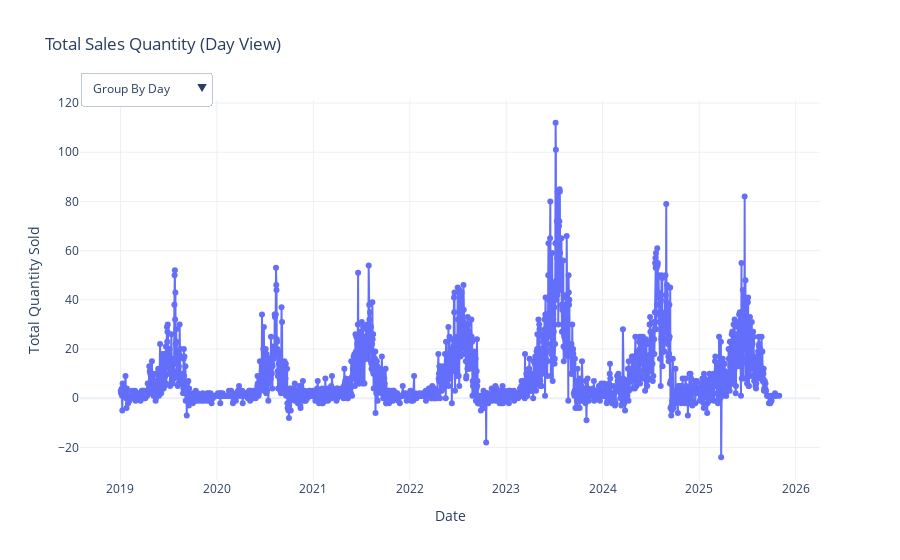

The code cell stored with this chart in its notebook:
### Code cell
# Visualize Data to Identify Patterns and Seasonality
plot_interactive_sales_dashboard(data)

### Figure 1 — Plotly figure (JSON) as saved in the notebook; plotly's stock layout.template omitted (floating-point values rounded to 4 significant figures; data arrays with more than 128 entries replaced by an {"elided": "..."} marker saying what was removed)
{"data": [{"line": {"width": 2}, "marker": {"size": 6}, "mode": "lines+markers", "name": "Day Sales", "type": "scatter", "visible": true, "x": {"elided": "1969 str values"}, "y": {"elided": "1969 float values"}}, {"line": {"width": 2}, "marker": {"size": 6}, "mode": "lines+markers", "name": "Month Sales", "type": "scatter", "visible": false, "x": ["2019-01-01T00:00:00", "2019-02-01T00:00:00", "2019-03-01T00:00:00", "2019-04-01T00:00:00", "2019-05-01T00:00:00", "2019-06-01T00:00:00", "2019-07-01T00:00:00", "2019-08-01T00:00:00", "2019-09-01T00:00:00", "2019-10-01T00:00:00", "2019-11-01T00:00:00", "2019-12-01T00:00:00", "2020-01-01T00:00:00", "2020-02-01T00:00:00", "2020-03-01T00:00:00", "2020-04-01T00:00:00", "2020-05-01T00:00:00", "2020-06-01T00:00:00", "2020-07-01T00:00:00", "2020-08-01T00:00:00", "2020-09-01T00:00:00", "2020-10-01T00:00:00", "2020-11-01T00:00:00", "2020-12-01T00:00:00", "2021-01-01T00:00:00", "2021-02-01T00:00:00", "2021-03-01T00:00:00", "2021-04-01T00:00:00", "2021-05-01T00:00:00", "2021-06-01T00:00:00", "2021-07-01T00:00:00", "2021-08-01T00:00:00", "2021-09-01T00:00:00", "2021-10-01T00:00:00", "2021-11-01T00:00:00", "2021-12-01T00:00:00", "2022-01-01T00:00:00", "2022-02-01T00:00:00", "2022-03-01T00:00:00", "2022-04-01T00:00:00", "2022-05-01T00:00:00", "2022-06-01T00:00:00", "2022-07-01T00:00:00", "2022-08-01T00:00:00", "2022-09-01T00:00:00", "2022-10-01T00:00:00", "2022-11-01T00:00:00", "2022-12-01T00:00:00", "2023-01-01T00:00:00", "2023-02-01T00:00:00", "2023-03-01T00:00:00", "2023-04-01T00:00:00", "2023-05-01T00:00:00", "2023-06-01T00:00:00", "2023-07-01T00:00:00", "2023-08-01T00:00:00", "2023-09-01T00:00:00", "2023-10-01T00:00:00", "2023-11-01T00:00:00", "2023-12-01T00:00:00", "2024-01-01T00:00:00", "2024-02-01T00:00:00", "2024-03-01T00:00:00", "2024-04-01T00:00:00", "2024-05-01T00:00:00", "2024-06-01T00:00:00", "2024-07-01T00:00:00", "2024-08-01T00:00:00", "2024-09-01T00:00:00", "2024-10-01T00:00:00", "2024-11-01T00:00:00", "2024-12-01T00:00:00", "2025-01-01T00:00:00", "2025-02-01T00:00:00", "2025-03-01T00:00:00", "2025-04-01T00:00:00", "2025-05-01T00:00:00", "2025-06-01T00:00:00", "2025-07-01T00:00:00", "2025-08-01T00:00:00", "2025-09-01T00:00:00", "2025-10-01T00:00:00"], "y": [31.0, 11.0, 25.0, 115.0, 178.0, 354.0, 568.0, 363.0, 37.0, 8.0, 7.0, 10.0, 16.0, 21.0, 15.0, 24.0, 37.0, 278.0, 354.0, 619.0, 225.0, 21.0, 29.0, 24.0, 32.0, 24.0, 49.0, 74.0, 157.0, 463.0, 655.0, 507.0, 187.0, 39.0, 13.0, 14.0, 20.0, 14.0, 40.0, 125.0, 336.0, 515.0, 808.0, 559.0, 111.0, -14.0, 30.0, 13.0, 16.0, 37.0, 149.0, 276.0, 560.0, 942.0, 1668.0, 966.0, 286.0, 59.0, 36.0, 40.0, 83.0, 53.0, 108.0, 256.0, 454.0, 500.0, 1050.0, 1022.0, 379.0, 41.0, 55.0, 58.0, 65.0, 110.0, 183.0, 202.0, 513.0, 816.0, 579.0, 426.0, 57.0, 6.0]}, {"line": {"width": 2}, "marker": {"size": 6}, "mode": "lines+markers", "name": "Year Sales", "type": "scatter", "visible": false, "x": ["2019-01-01T00:00:00", "2020-01-01T00:00:00", "2021-01-01T00:00:00", "2022-01-01T00:00:00", "2023-01-01T00:00:00", "2024-01-01T00:00:00", "2025-01-01T00:00:00"], "y": [1707.0, 1663.0, 2214.0, 2557.0, 5035.0, 4059.0, 2957.0]}], "layout": {"title": {"text": "Total Sales Quantity (Day View)"}, "updatemenus": [{"active": 0, "buttons": [{"args": [{"visible": [true, false, false]}, {"title": "Total Sales Quantity (Day View)"}], "label": "Group By Day", "method": "update"}, {"args": [{"visible": [false, true, false]}, {"title": "Total Sales Quantity (Month View)"}], "label": "Group By Month", "method": "update"}, {"args": [{"visible": [false, false, true]}, {"title": "Total Sales Quantity (Year View)"}], "label": "Group By Year", "method": "update"}], "direction": "down", "pad": {"r": 10, "t": 10}, "showactive": true, "x": 0, "xanchor": "left", "y": 1.1, "yanchor": "top"}], "xaxis": {"title": {"text": "Date"}}, "yaxis": {"title": {"text": "Total Quantity Sold"}}}}
